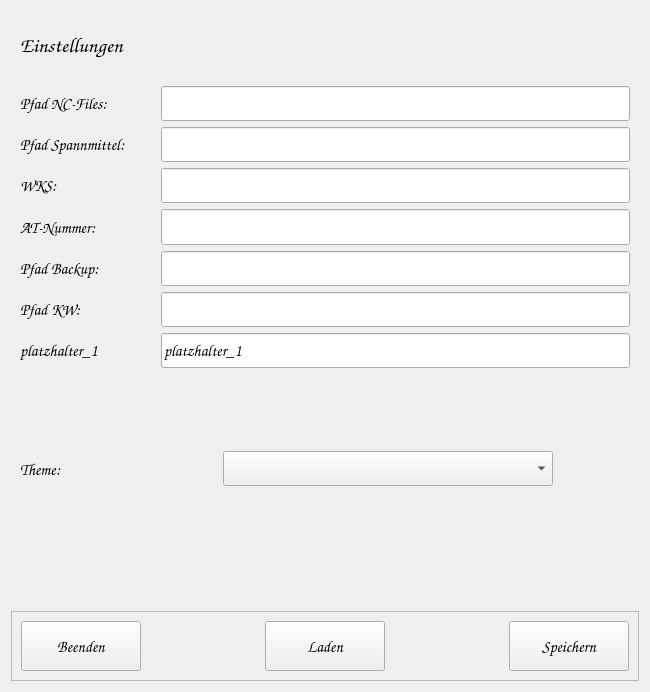
<?xml version="1.0" encoding="UTF-8"?>
<ui version="4.0">
 <class>frm_settings</class>
 <widget class="QWidget" name="frm_settings">
  <property name="windowModality">
   <enum>Qt::WindowModality::ApplicationModal</enum>
  </property>
  <property name="geometry">
   <rect>
    <x>0</x>
    <y>0</y>
    <width>650</width>
    <height>692</height>
   </rect>
  </property>
  <property name="minimumSize">
   <size>
    <width>650</width>
    <height>680</height>
   </size>
  </property>
  <property name="maximumSize">
   <size>
    <width>650</width>
    <height>1200</height>
   </size>
  </property>
  <property name="windowTitle">
   <string>Einstellungen</string>
  </property>
  <property name="windowIcon">
   <iconset>
    <normaloff>:/Buttons/download.png</normaloff>:/Buttons/download.png</iconset>
  </property>
  <layout class="QVBoxLayout" name="verticalLayout">
   <item>
    <widget class="QWidget" name="wg_title" native="true">
     <property name="sizePolicy">
      <sizepolicy hsizetype="Fixed" vsizetype="Fixed">
       <horstretch>0</horstretch>
       <verstretch>0</verstretch>
      </sizepolicy>
     </property>
     <property name="minimumSize">
      <size>
       <width>500</width>
       <height>60</height>
      </size>
     </property>
     <property name="maximumSize">
      <size>
       <width>500</width>
       <height>60</height>
      </size>
     </property>
     <layout class="QHBoxLayout" name="horizontalLayout">
      <item>
       <widget class="QLabel" name="lb_title_text">
        <property name="minimumSize">
         <size>
          <width>200</width>
          <height>50</height>
         </size>
        </property>
        <property name="maximumSize">
         <size>
          <width>400</width>
          <height>60</height>
         </size>
        </property>
        <property name="font">
         <font>
          <family>Comic Sans MS</family>
          <pointsize>16</pointsize>
          <bold>true</bold>
         </font>
        </property>
        <property name="text">
         <string>Einstellungen</string>
        </property>
        <property name="alignment">
         <set>Qt::AlignmentFlag::AlignLeading|Qt::AlignmentFlag::AlignLeft|Qt::AlignmentFlag::AlignVCenter</set>
        </property>
       </widget>
      </item>
      <item>
       <spacer name="horizontalSpacer">
        <property name="orientation">
         <enum>Qt::Orientation::Horizontal</enum>
        </property>
        <property name="sizeHint" stdset="0">
         <size>
          <width>40</width>
          <height>20</height>
         </size>
        </property>
       </spacer>
      </item>
     </layout>
    </widget>
   </item>
   <item>
    <widget class="QWidget" name="wg_formular" native="true">
     <property name="sizePolicy">
      <sizepolicy hsizetype="Fixed" vsizetype="Expanding">
       <horstretch>0</horstretch>
       <verstretch>0</verstretch>
      </sizepolicy>
     </property>
     <property name="minimumSize">
      <size>
       <width>500</width>
       <height>300</height>
      </size>
     </property>
     <property name="maximumSize">
      <size>
       <width>800</width>
       <height>1000</height>
      </size>
     </property>
     <property name="font">
      <font>
       <pointsize>10</pointsize>
      </font>
     </property>
     <layout class="QFormLayout" name="formLayout_2">
      <item row="0" column="0">
       <widget class="QLabel" name="lb_nc_base_path">
        <property name="minimumSize">
         <size>
          <width>130</width>
          <height>35</height>
         </size>
        </property>
        <property name="maximumSize">
         <size>
          <width>250</width>
          <height>50</height>
         </size>
        </property>
        <property name="font">
         <font>
          <family>Comic Sans MS</family>
          <pointsize>12</pointsize>
          <bold>true</bold>
         </font>
        </property>
        <property name="text">
         <string>Pfad NC-Files:</string>
        </property>
        <property name="alignment">
         <set>Qt::AlignmentFlag::AlignLeading|Qt::AlignmentFlag::AlignLeft|Qt::AlignmentFlag::AlignVCenter</set>
        </property>
       </widget>
      </item>
      <item row="0" column="1">
       <widget class="QLineEdit" name="le_nc_base_path">
        <property name="sizePolicy">
         <sizepolicy hsizetype="Expanding" vsizetype="Expanding">
          <horstretch>0</horstretch>
          <verstretch>0</verstretch>
         </sizepolicy>
        </property>
        <property name="minimumSize">
         <size>
          <width>330</width>
          <height>35</height>
         </size>
        </property>
        <property name="maximumSize">
         <size>
          <width>900</width>
          <height>50</height>
         </size>
        </property>
        <property name="font">
         <font>
          <family>Comic Sans MS</family>
          <pointsize>12</pointsize>
         </font>
        </property>
        <property name="text">
         <string/>
        </property>
       </widget>
      </item>
      <item row="2" column="0">
       <widget class="QLabel" name="lb_spannmittel_basis_pfad">
        <property name="minimumSize">
         <size>
          <width>135</width>
          <height>35</height>
         </size>
        </property>
        <property name="maximumSize">
         <size>
          <width>250</width>
          <height>50</height>
         </size>
        </property>
        <property name="font">
         <font>
          <family>Comic Sans MS</family>
          <pointsize>12</pointsize>
          <bold>true</bold>
         </font>
        </property>
        <property name="text">
         <string>Pfad Spannmittel: </string>
        </property>
        <property name="alignment">
         <set>Qt::AlignmentFlag::AlignLeading|Qt::AlignmentFlag::AlignLeft|Qt::AlignmentFlag::AlignVCenter</set>
        </property>
       </widget>
      </item>
      <item row="2" column="1">
       <widget class="QLineEdit" name="le_spannmittel_basis_pfad">
        <property name="sizePolicy">
         <sizepolicy hsizetype="Expanding" vsizetype="Expanding">
          <horstretch>0</horstretch>
          <verstretch>0</verstretch>
         </sizepolicy>
        </property>
        <property name="minimumSize">
         <size>
          <width>330</width>
          <height>35</height>
         </size>
        </property>
        <property name="maximumSize">
         <size>
          <width>900</width>
          <height>50</height>
         </size>
        </property>
        <property name="font">
         <font>
          <family>Comic Sans MS</family>
          <pointsize>12</pointsize>
         </font>
        </property>
       </widget>
      </item>
      <item row="3" column="0">
       <widget class="QLabel" name="lb_wks">
        <property name="minimumSize">
         <size>
          <width>130</width>
          <height>35</height>
         </size>
        </property>
        <property name="maximumSize">
         <size>
          <width>250</width>
          <height>50</height>
         </size>
        </property>
        <property name="font">
         <font>
          <family>Comic Sans MS</family>
          <pointsize>12</pointsize>
          <bold>true</bold>
         </font>
        </property>
        <property name="text">
         <string>WKS:</string>
        </property>
        <property name="alignment">
         <set>Qt::AlignmentFlag::AlignLeading|Qt::AlignmentFlag::AlignLeft|Qt::AlignmentFlag::AlignVCenter</set>
        </property>
       </widget>
      </item>
      <item row="3" column="1">
       <widget class="QLineEdit" name="le_wks">
        <property name="sizePolicy">
         <sizepolicy hsizetype="Expanding" vsizetype="Expanding">
          <horstretch>0</horstretch>
          <verstretch>0</verstretch>
         </sizepolicy>
        </property>
        <property name="minimumSize">
         <size>
          <width>330</width>
          <height>35</height>
         </size>
        </property>
        <property name="maximumSize">
         <size>
          <width>900</width>
          <height>50</height>
         </size>
        </property>
        <property name="font">
         <font>
          <family>Comic Sans MS</family>
          <pointsize>12</pointsize>
         </font>
        </property>
       </widget>
      </item>
      <item row="4" column="0">
       <widget class="QLabel" name="lb_projekt_prefix">
        <property name="minimumSize">
         <size>
          <width>130</width>
          <height>35</height>
         </size>
        </property>
        <property name="maximumSize">
         <size>
          <width>250</width>
          <height>50</height>
         </size>
        </property>
        <property name="font">
         <font>
          <family>Comic Sans MS</family>
          <pointsize>12</pointsize>
          <bold>true</bold>
         </font>
        </property>
        <property name="text">
         <string>AT-Nummer:</string>
        </property>
        <property name="alignment">
         <set>Qt::AlignmentFlag::AlignLeading|Qt::AlignmentFlag::AlignLeft|Qt::AlignmentFlag::AlignVCenter</set>
        </property>
       </widget>
      </item>
      <item row="4" column="1">
       <widget class="QLineEdit" name="le_projekt_prefix">
        <property name="sizePolicy">
         <sizepolicy hsizetype="Expanding" vsizetype="Expanding">
          <horstretch>0</horstretch>
          <verstretch>0</verstretch>
         </sizepolicy>
        </property>
        <property name="minimumSize">
         <size>
          <width>330</width>
          <height>35</height>
         </size>
        </property>
        <property name="maximumSize">
         <size>
          <width>900</width>
          <height>50</height>
         </size>
        </property>
        <property name="font">
         <font>
          <family>Comic Sans MS</family>
          <pointsize>12</pointsize>
         </font>
        </property>
       </widget>
      </item>
      <item row="5" column="0">
       <widget class="QLabel" name="lb_pfad_backup">
        <property name="minimumSize">
         <size>
          <width>130</width>
          <height>35</height>
         </size>
        </property>
        <property name="maximumSize">
         <size>
          <width>250</width>
          <height>50</height>
         </size>
        </property>
        <property name="font">
         <font>
          <family>Comic Sans MS</family>
          <pointsize>12</pointsize>
          <bold>true</bold>
         </font>
        </property>
        <property name="text">
         <string>Pfad Backup:</string>
        </property>
        <property name="alignment">
         <set>Qt::AlignmentFlag::AlignLeading|Qt::AlignmentFlag::AlignLeft|Qt::AlignmentFlag::AlignVCenter</set>
        </property>
       </widget>
      </item>
      <item row="5" column="1">
       <widget class="QLineEdit" name="le_pfad_backup">
        <property name="sizePolicy">
         <sizepolicy hsizetype="Expanding" vsizetype="Expanding">
          <horstretch>0</horstretch>
          <verstretch>0</verstretch>
         </sizepolicy>
        </property>
        <property name="minimumSize">
         <size>
          <width>330</width>
          <height>35</height>
         </size>
        </property>
        <property name="maximumSize">
         <size>
          <width>900</width>
          <height>50</height>
         </size>
        </property>
        <property name="font">
         <font>
          <family>Comic Sans MS</family>
          <pointsize>12</pointsize>
         </font>
        </property>
       </widget>
      </item>
      <item row="6" column="0">
       <widget class="QLabel" name="lb_pfad_template">
        <property name="minimumSize">
         <size>
          <width>130</width>
          <height>35</height>
         </size>
        </property>
        <property name="maximumSize">
         <size>
          <width>250</width>
          <height>50</height>
         </size>
        </property>
        <property name="font">
         <font>
          <family>Comic Sans MS</family>
          <pointsize>12</pointsize>
          <bold>true</bold>
         </font>
        </property>
        <property name="text">
         <string>Pfad KW:</string>
        </property>
        <property name="alignment">
         <set>Qt::AlignmentFlag::AlignLeading|Qt::AlignmentFlag::AlignLeft|Qt::AlignmentFlag::AlignVCenter</set>
        </property>
       </widget>
      </item>
      <item row="6" column="1">
       <widget class="QLineEdit" name="le_pfad_template">
        <property name="sizePolicy">
         <sizepolicy hsizetype="Expanding" vsizetype="Expanding">
          <horstretch>0</horstretch>
          <verstretch>0</verstretch>
         </sizepolicy>
        </property>
        <property name="minimumSize">
         <size>
          <width>330</width>
          <height>35</height>
         </size>
        </property>
        <property name="maximumSize">
         <size>
          <width>900</width>
          <height>50</height>
         </size>
        </property>
        <property name="font">
         <font>
          <family>Comic Sans MS</family>
          <pointsize>12</pointsize>
         </font>
        </property>
       </widget>
      </item>
      <item row="7" column="0">
       <widget class="QLabel" name="lb_platzhalter_1">
        <property name="minimumSize">
         <size>
          <width>120</width>
          <height>35</height>
         </size>
        </property>
        <property name="maximumSize">
         <size>
          <width>250</width>
          <height>50</height>
         </size>
        </property>
        <property name="font">
         <font>
          <family>Comic Sans MS</family>
          <pointsize>12</pointsize>
          <bold>true</bold>
         </font>
        </property>
        <property name="text">
         <string>platzhalter_1</string>
        </property>
        <property name="alignment">
         <set>Qt::AlignmentFlag::AlignLeading|Qt::AlignmentFlag::AlignLeft|Qt::AlignmentFlag::AlignVCenter</set>
        </property>
       </widget>
      </item>
      <item row="7" column="1">
       <widget class="QLineEdit" name="le_platzhalter_1">
        <property name="minimumSize">
         <size>
          <width>330</width>
          <height>35</height>
         </size>
        </property>
        <property name="maximumSize">
         <size>
          <width>900</width>
          <height>50</height>
         </size>
        </property>
        <property name="font">
         <font>
          <family>Comic Sans MS</family>
          <pointsize>12</pointsize>
         </font>
        </property>
        <property name="text">
         <string>platzhalter_1</string>
        </property>
       </widget>
      </item>
     </layout>
    </widget>
   </item>
   <item>
    <spacer name="verticalSpacer_2">
     <property name="orientation">
      <enum>Qt::Orientation::Vertical</enum>
     </property>
     <property name="sizeHint" stdset="0">
      <size>
       <width>20</width>
       <height>40</height>
      </size>
     </property>
    </spacer>
   </item>
   <item>
    <widget class="QWidget" name="wg_styles" native="true">
     <property name="minimumSize">
      <size>
       <width>500</width>
       <height>60</height>
      </size>
     </property>
     <layout class="QHBoxLayout" name="horizontalLayout_3">
      <item>
       <widget class="QLabel" name="lb_styles">
        <property name="minimumSize">
         <size>
          <width>120</width>
          <height>35</height>
         </size>
        </property>
        <property name="maximumSize">
         <size>
          <width>250</width>
          <height>50</height>
         </size>
        </property>
        <property name="font">
         <font>
          <family>Comic Sans MS</family>
          <pointsize>12</pointsize>
          <bold>true</bold>
         </font>
        </property>
        <property name="text">
         <string>Theme:</string>
        </property>
        <property name="alignment">
         <set>Qt::AlignmentFlag::AlignLeading|Qt::AlignmentFlag::AlignLeft|Qt::AlignmentFlag::AlignVCenter</set>
        </property>
       </widget>
      </item>
      <item>
       <spacer name="horizontalSpacer_3">
        <property name="orientation">
         <enum>Qt::Orientation::Horizontal</enum>
        </property>
        <property name="sizeHint" stdset="0">
         <size>
          <width>40</width>
          <height>20</height>
         </size>
        </property>
       </spacer>
      </item>
      <item>
       <widget class="QComboBox" name="cb_styles">
        <property name="minimumSize">
         <size>
          <width>330</width>
          <height>35</height>
         </size>
        </property>
        <property name="font">
         <font>
          <family>Comic Sans MS</family>
          <pointsize>12</pointsize>
         </font>
        </property>
       </widget>
      </item>
      <item>
       <spacer name="horizontalSpacer_5">
        <property name="orientation">
         <enum>Qt::Orientation::Horizontal</enum>
        </property>
        <property name="sizeHint" stdset="0">
         <size>
          <width>40</width>
          <height>20</height>
         </size>
        </property>
       </spacer>
      </item>
     </layout>
    </widget>
   </item>
   <item>
    <widget class="QLabel" name="lb_ausgabe">
     <property name="sizePolicy">
      <sizepolicy hsizetype="Fixed" vsizetype="Expanding">
       <horstretch>0</horstretch>
       <verstretch>0</verstretch>
      </sizepolicy>
     </property>
     <property name="minimumSize">
      <size>
       <width>500</width>
       <height>100</height>
      </size>
     </property>
     <property name="maximumSize">
      <size>
       <width>700</width>
       <height>200</height>
      </size>
     </property>
     <property name="font">
      <font>
       <family>Comic Sans MS</family>
       <pointsize>14</pointsize>
       <bold>true</bold>
      </font>
     </property>
     <property name="text">
      <string/>
     </property>
     <property name="alignment">
      <set>Qt::AlignmentFlag::AlignCenter</set>
     </property>
    </widget>
   </item>
   <item>
    <widget class="QFrame" name="fr_buttons">
     <property name="minimumSize">
      <size>
       <width>500</width>
       <height>70</height>
      </size>
     </property>
     <property name="maximumSize">
      <size>
       <width>800</width>
       <height>100</height>
      </size>
     </property>
     <property name="frameShape">
      <enum>QFrame::Shape::StyledPanel</enum>
     </property>
     <property name="frameShadow">
      <enum>QFrame::Shadow::Raised</enum>
     </property>
     <layout class="QHBoxLayout" name="horizontalLayout_2">
      <item>
       <widget class="QPushButton" name="pb_abbrechen">
        <property name="minimumSize">
         <size>
          <width>120</width>
          <height>50</height>
         </size>
        </property>
        <property name="font">
         <font>
          <family>Comic Sans MS</family>
          <pointsize>12</pointsize>
          <bold>true</bold>
         </font>
        </property>
        <property name="text">
         <string>Beenden</string>
        </property>
        <property name="iconSize">
         <size>
          <width>28</width>
          <height>28</height>
         </size>
        </property>
       </widget>
      </item>
      <item>
       <spacer name="horizontalSpacer_2">
        <property name="orientation">
         <enum>Qt::Orientation::Horizontal</enum>
        </property>
        <property name="sizeHint" stdset="0">
         <size>
          <width>40</width>
          <height>20</height>
         </size>
        </property>
       </spacer>
      </item>
      <item>
       <widget class="QPushButton" name="pb_laden">
        <property name="minimumSize">
         <size>
          <width>120</width>
          <height>50</height>
         </size>
        </property>
        <property name="font">
         <font>
          <family>Comic Sans MS</family>
          <pointsize>12</pointsize>
          <bold>true</bold>
         </font>
        </property>
        <property name="text">
         <string>Laden</string>
        </property>
        <property name="iconSize">
         <size>
          <width>28</width>
          <height>28</height>
         </size>
        </property>
       </widget>
      </item>
      <item>
       <spacer name="horizontalSpacer_4">
        <property name="orientation">
         <enum>Qt::Orientation::Horizontal</enum>
        </property>
        <property name="sizeHint" stdset="0">
         <size>
          <width>40</width>
          <height>20</height>
         </size>
        </property>
       </spacer>
      </item>
      <item>
       <widget class="QPushButton" name="pb_speichern">
        <property name="minimumSize">
         <size>
          <width>120</width>
          <height>50</height>
         </size>
        </property>
        <property name="font">
         <font>
          <family>Comic Sans MS</family>
          <pointsize>12</pointsize>
          <bold>true</bold>
         </font>
        </property>
        <property name="text">
         <string>Speichern</string>
        </property>
        <property name="iconSize">
         <size>
          <width>28</width>
          <height>28</height>
         </size>
        </property>
        <property name="shortcut">
         <string>Return</string>
        </property>
       </widget>
      </item>
     </layout>
    </widget>
   </item>
  </layout>
 </widget>
 <resources/>
 <connections>
  <connection>
   <sender>pb_abbrechen</sender>
   <signal>clicked()</signal>
   <receiver>frm_settings</receiver>
   <slot>close()</slot>
   <hints>
    <hint type="sourcelabel">
     <x>93</x>
     <y>755</y>
    </hint>
    <hint type="destinationlabel">
     <x>261</x>
     <y>399</y>
    </hint>
   </hints>
  </connection>
 </connections>
</ui>
